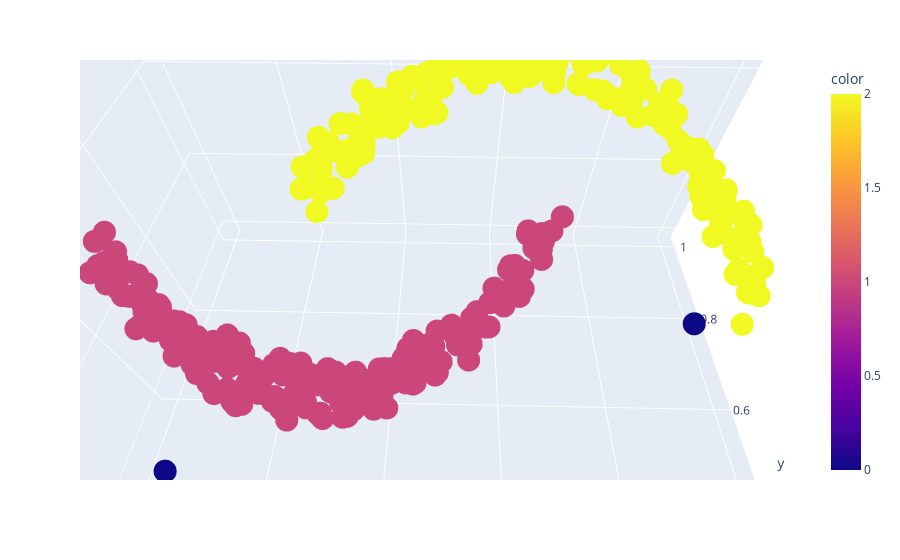

The cell this chart's notebook holds for it:
### Code cell
# Represento el conjunto de datos en un eje tridimensional
fig = px.scatter_3d(X, X[:, 0], X[:, 1], X[:, 1], color = dataset_df['color'])
fig.show()

### Figure 1 — Plotly figure (JSON) as saved in the notebook; plotly's stock layout.template omitted (floating-point values rounded to 4 significant figures; data arrays with more than 128 entries replaced by an {"elided": "..."} marker saying what was removed)
{"data": [{"hovertemplate": "x=%{x}<br>y=%{y}<br>z=%{z}<br>color=%{marker.color}<extra></extra>", "legendgroup": "", "marker": {"color": {"elided": "464 int values"}, "coloraxis": "coloraxis", "symbol": "circle"}, "mode": "markers", "name": "", "scene": "scene", "showlegend": false, "type": "scatter3d", "x": {"elided": "464 float values"}, "y": {"elided": "464 float values"}, "z": {"elided": "464 float values"}}], "layout": {"autosize": true, "coloraxis": {"colorbar": {"title": {"text": "color"}}, "colorscale": [[0, "#0d0887"], [0.1111, "#46039f"], [0.2222, "#7201a8"], [0.3333, "#9c179e"], [0.4444, "#bd3786"], [0.5556, "#d8576b"], [0.6667, "#ed7953"], [0.7778, "#fb9f3a"], [0.8889, "#fdca26"], [1, "#f0f921"]]}, "legend": {"tracegroupgap": 0}, "margin": {"t": 60}, "scene": {"aspectmode": "auto", "aspectratio": {"x": 1, "y": 1, "z": 1}, "camera": {"center": {"x": 0, "y": 0, "z": 0}, "eye": {"x": 0.005582, "y": -0.2731, "z": 0.3458}, "projection": {"type": "perspective"}, "up": {"x": 0, "y": 0, "z": 1}}, "domain": {"x": [0, 1], "y": [0, 1]}, "xaxis": {"title": {"text": "x"}, "type": "linear"}, "yaxis": {"title": {"text": "y"}, "type": "linear"}, "zaxis": {"title": {"text": "z"}, "type": "linear"}}}}
